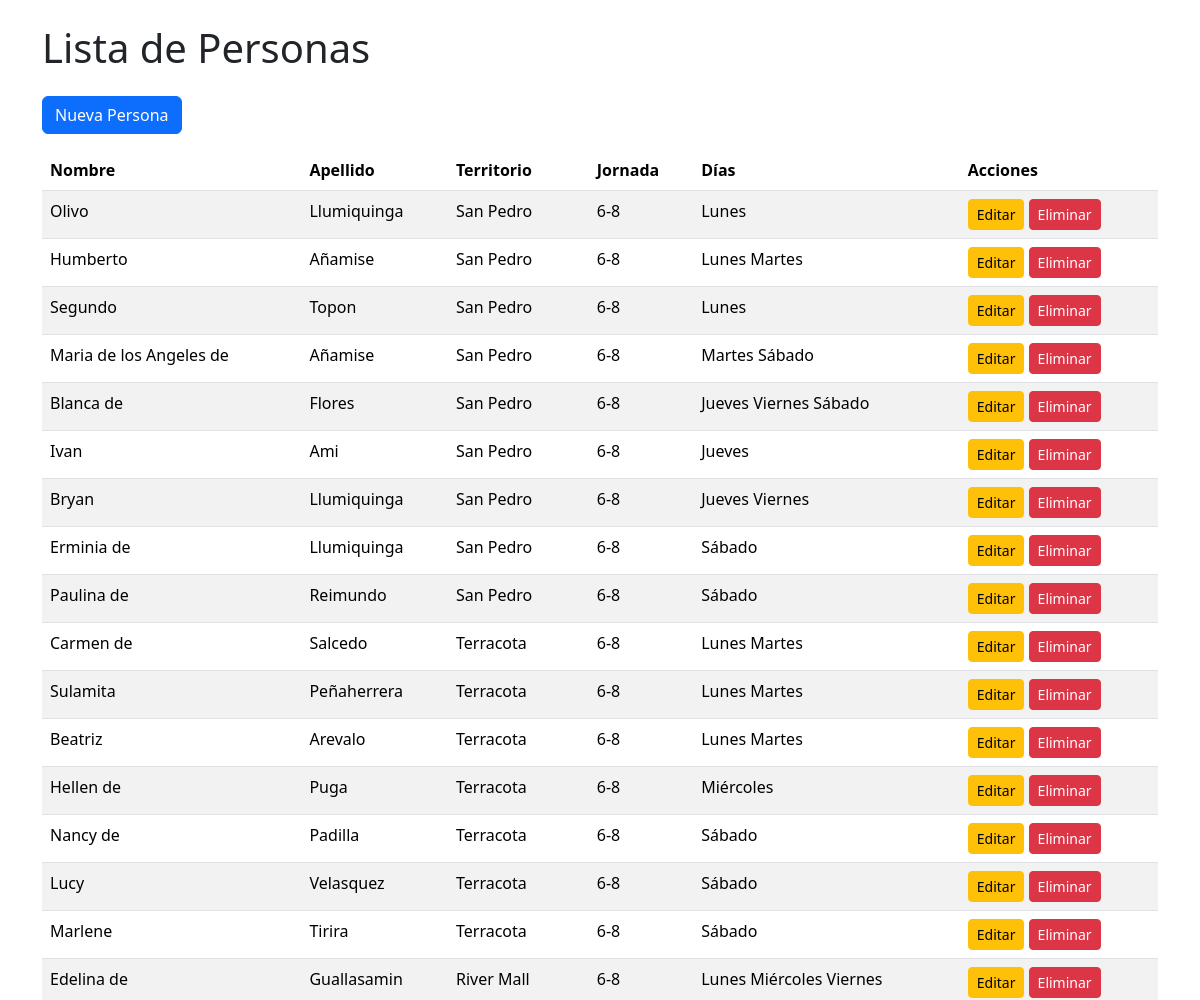
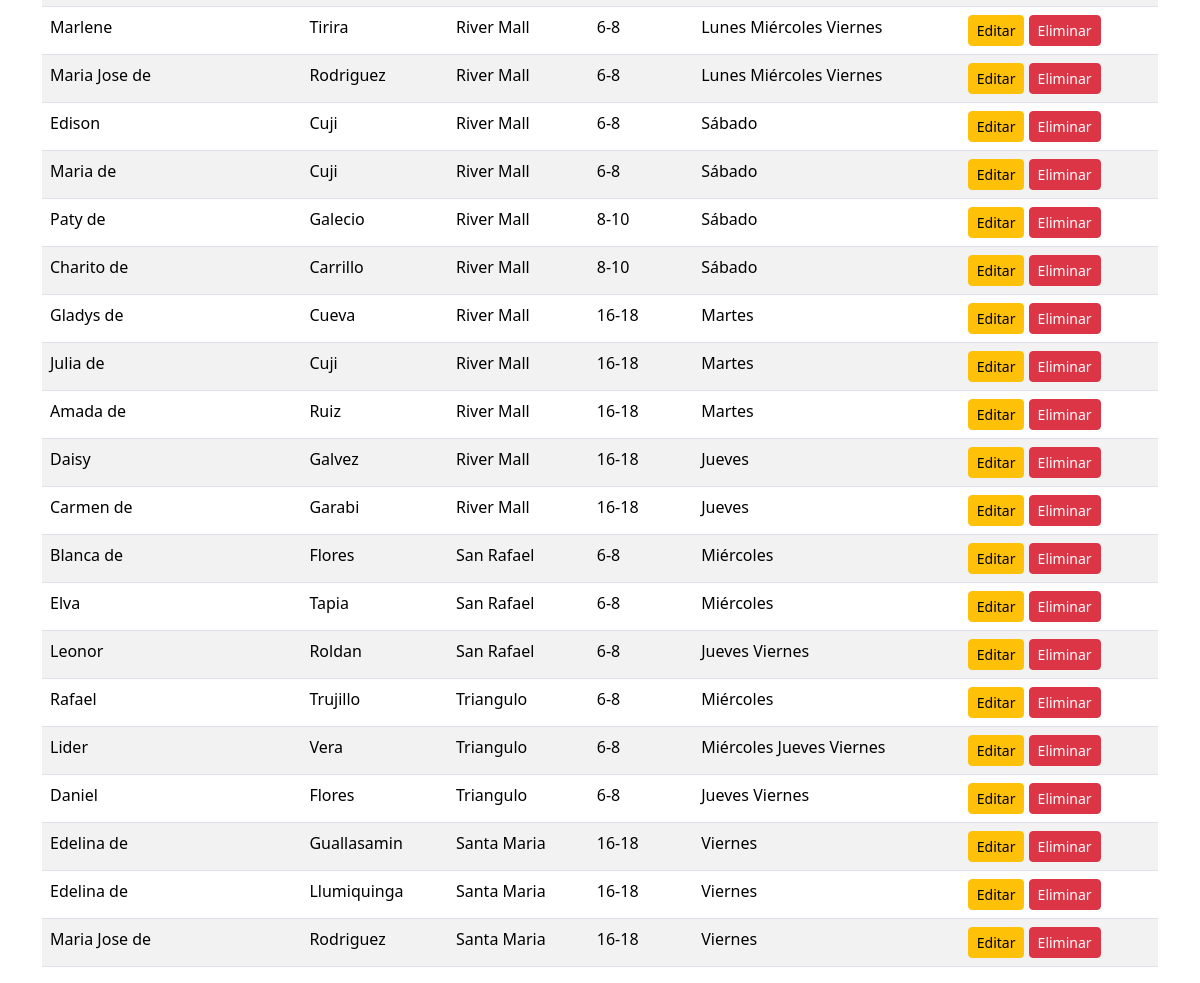
The page / on the database its author committed (2 pictures, top to bottom).
### personas/models.py (models this page shows, shortened)
class Persona(models.Model):
    nombre = models.CharField(max_length=100)
    apellido = models.CharField(max_length=100)
    territorio = models.CharField(max_length=100)
    jornada = models.CharField(max_length=100)
    lunes = models.BooleanField(default=False)
    martes = models.BooleanField(default=False)
    miercoles = models.BooleanField(default=False)
    jueves = models.BooleanField(default=False)
    viernes = models.BooleanField(default=False)
    sabado = models.BooleanField(default=False)
    domingo = models.BooleanField(default=False)

### personas/views.py (the view)
# urls.py: path('', views.lista_personas, name='lista_personas'),
def lista_personas(request):
    personas = Persona.objects.all()
    return render(request, 'personas/lista_personas.html', {'personas': personas})

### personas/templates/personas/lista_personas.html (shortened to what this page needs)
<!DOCTYPE html>
<html>
<head>
    <link href='https://unpkg.com/boxicons@2.1.4/css/boxicons.min.css' rel='stylesheet'>
    <link rel="stylesheet" type="text/css" href="https://cdn.datatables.net/1.11.3/css/jquery.dataTables.css">
    <link href="https://cdn.jsdelivr.net/npm/bootstrap@5.3.3/dist/css/bootstrap.min.css" rel="stylesheet">
</head>
<body>
    <div class="container mt-4">
        <h1 class="mb-4">Lista de Personas</h1>
        <a href="{% url 'nueva_persona' %}" class="btn btn-primary mb-3">Nueva Persona</a>
        <table class="table table-striped">
            <thead>
                <tr>
                    <th>Nombre</th>
                    <th>Apellido</th>
                    <th>Territorio</th>
                    <th>Jornada</th>
                    <th>Días</th>
                    <th>Acciones</th>
                </tr>
            </thead>
            <tbody>
                {% for persona in personas %}
                <tr>
                    <td>{{ persona.nombre }}</td>
                    <td>{{ persona.apellido }}</td>
                    <td>{{ persona.territorio }}</td>
                    <td>{{ persona.jornada }}</td>
                    <td>
                        {% if persona.lunes %}Lunes {% endif %}
                        {% if persona.martes %}Martes {% endif %}
                        {% if persona.miercoles %}Miércoles {% endif %}
                        {% if persona.jueves %}Jueves {% endif %}
                        {% if persona.viernes %}Viernes {% endif %}
                        {% if persona.sabado %}Sábado {% endif %}
                    </td>
                    <td>
                        <a href="{% url 'editar_persona' persona.id %}" class="btn btn-sm btn-warning">Editar</a>
                        <a href="{% url 'eliminar_persona' persona.id %}" class="btn btn-sm btn-danger">Eliminar</a>
                    </td>
                </tr>
                {% endfor %}
            </tbody>
        </table>
    </div>
</body>
</html>

### rows shown on the page
Persona: nombre "Olivo", apellido "Llumiquinga", territorio "San Pedro", jornada "6-8", lunes "Lunes"
Persona: nombre "Humberto", apellido "Añamise", territorio "San Pedro", jornada "6-8", lunes "Lunes", martes "Martes"
Persona: nombre "Segundo", apellido "Topon", territorio "San Pedro", jornada "6-8", lunes "Lunes"
Persona: nombre "Maria de los Angeles de", apellido "Añamise", territorio "San Pedro", jornada "6-8", martes "Martes", sabado "Sábado"
Persona: nombre "Blanca de", apellido "Flores", territorio "San Pedro", jornada "6-8", jueves "Jueves", viernes "Viernes", sabado "Sábado"
Persona: nombre "Ivan", apellido "Ami", territorio "San Pedro", jornada "6-8", jueves "Jueves"
Persona: nombre "Bryan", apellido "Llumiquinga", territorio "San Pedro", jornada "6-8", jueves "Jueves", viernes "Viernes"
Persona: nombre "Erminia de", apellido "Llumiquinga", territorio "San Pedro", jornada "6-8", sabado "Sábado"
Persona: nombre "Paulina de", apellido "Reimundo", territorio "San Pedro", jornada "6-8", sabado "Sábado"
Persona: nombre "Carmen de", apellido "Salcedo", territorio "Terracota", jornada "6-8", lunes "Lunes", martes "Martes"
Persona: nombre "Sulamita", apellido "Peñaherrera", territorio "Terracota", jornada "6-8", lunes "Lunes", martes "Martes"
Persona: nombre "Beatriz", apellido "Arevalo", territorio "Terracota", jornada "6-8", lunes "Lunes", martes "Martes"
Persona: nombre "Hellen de", apellido "Puga", territorio "Terracota", jornada "6-8", miercoles "Miércoles"
Persona: nombre "Nancy de", apellido "Padilla", territorio "Terracota", jornada "6-8", sabado "Sábado"
Persona: nombre "Lucy", apellido "Velasquez", territorio "Terracota", jornada "6-8", sabado "Sábado"
Persona: nombre "Marlene", apellido "Tirira", territorio "Terracota", jornada "6-8", sabado "Sábado"
Persona: nombre "Edelina de", apellido "Guallasamin", territorio "River Mall", jornada "6-8", lunes "Lunes", miercoles "Miércoles", viernes "Viernes"
Persona: nombre "Marlene", apellido "Tirira", territorio "River Mall", jornada "6-8", lunes "Lunes", miercoles "Miércoles", viernes "Viernes"
Persona: nombre "Maria Jose de", apellido "Rodriguez", territorio "River Mall", jornada "6-8", lunes "Lunes", miercoles "Miércoles", viernes "Viernes"
Persona: nombre "Edison", apellido "Cuji", territorio "River Mall", jornada "6-8", sabado "Sábado"
Persona: nombre "Maria de", apellido "Cuji", territorio "River Mall", jornada "6-8", sabado "Sábado"
Persona: nombre "Paty de", apellido "Galecio", territorio "River Mall", jornada "8-10", sabado "Sábado"
Persona: nombre "Charito de", apellido "Carrillo", territorio "River Mall", jornada "8-10", sabado "Sábado"
Persona: nombre "Gladys de", apellido "Cueva", territorio "River Mall", jornada "16-18", martes "Martes"
Persona: nombre "Julia de", apellido "Cuji", territorio "River Mall", jornada "16-18", martes "Martes"
Persona: nombre "Amada de", apellido "Ruiz", territorio "River Mall", jornada "16-18", martes "Martes"
Persona: nombre "Daisy", apellido "Galvez", territorio "River Mall", jornada "16-18", jueves "Jueves"
Persona: nombre "Carmen de", apellido "Garabi", territorio "River Mall", jornada "16-18", jueves "Jueves"
Persona: nombre "Blanca de", apellido "Flores", territorio "San Rafael", jornada "6-8", miercoles "Miércoles"
Persona: nombre "Elva", apellido "Tapia", territorio "San Rafael", jornada "6-8", miercoles "Miércoles"
Persona: nombre "Leonor", apellido "Roldan", territorio "San Rafael", jornada "6-8", jueves "Jueves", viernes "Viernes"
Persona: nombre "Rafael", apellido "Trujillo", territorio "Triangulo", jornada "6-8", miercoles "Miércoles"
Persona: nombre "Lider", apellido "Vera", territorio "Triangulo", jornada "6-8", miercoles "Miércoles", jueves "Jueves", viernes "Viernes"
Persona: nombre "Daniel", apellido "Flores", territorio "Triangulo", jornada "6-8", jueves "Jueves", viernes "Viernes"
Persona: nombre "Edelina de", apellido "Guallasamin", territorio "Santa Maria", jornada "16-18", viernes "Viernes"
Persona: nombre "Edelina de", apellido "Llumiquinga", territorio "Santa Maria", jornada "16-18", viernes "Viernes"
Persona: nombre "Maria Jose de", apellido "Rodriguez", territorio "Santa Maria", jornada "16-18", viernes "Viernes"
